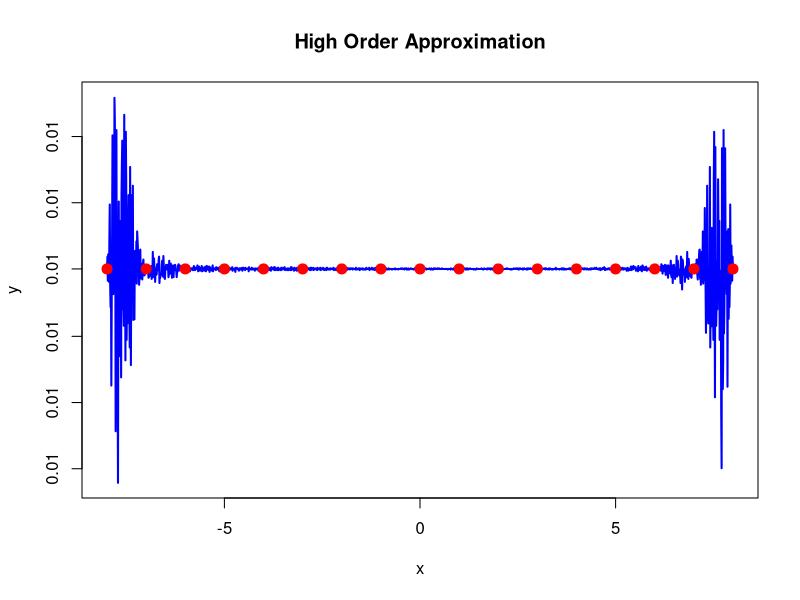
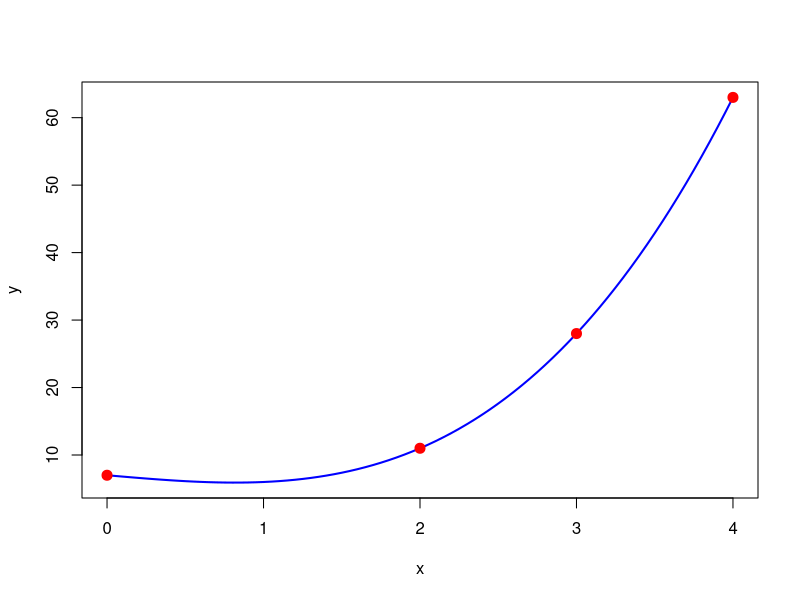
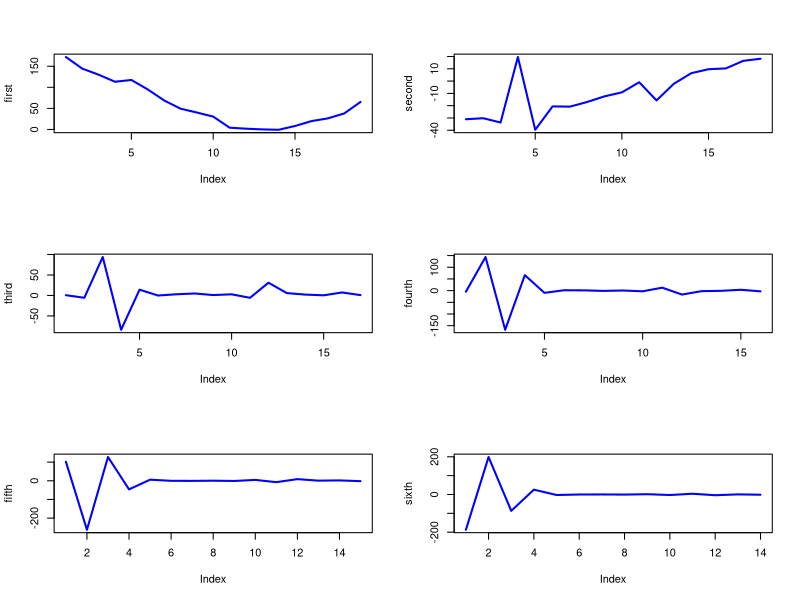
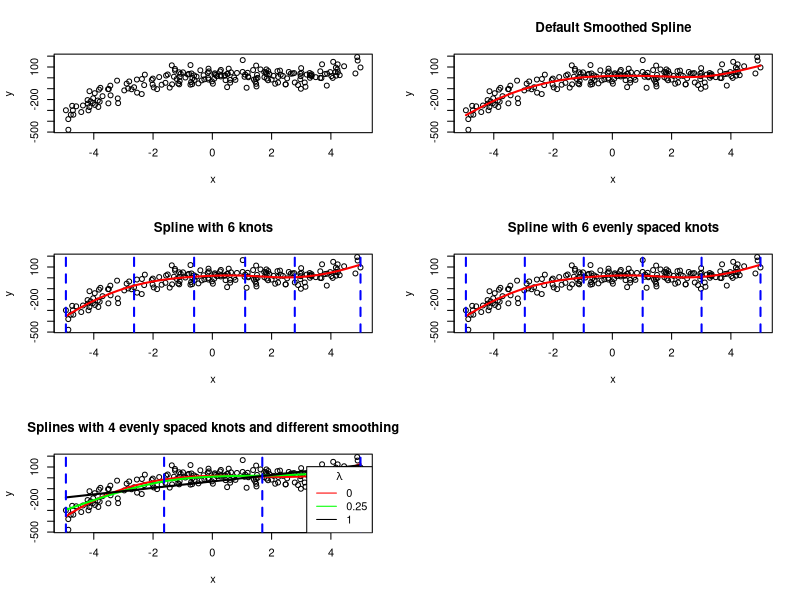

These charts were generated, in order, by the following R code:
## ---- chunk 1

#z is the point to evaluate at
#x is the x data
#y is the y data
#i is index of the polynomial, i.e., L_k=L_i
Lk <- function(z, x, y){
  sub <- rep(NA, length(x))
  for(i in seq_along(sub)) sub[i]  <- y[i]*prod(z - x[-i]) / prod(x[i] - x[-i])
  sum(sub)
}

#v are values to evaluate the polynomial at
#x and y are the data
lagrange  <- function(v,x,y){
  if(length(x) != length(y)) return(print("Error: x and y have different lengths."))
  Px <- rep(NA, length(v))
  v <- sort(v)
  for(i in seq_along(v)) Px[i] <- Lk(v[i],x,y)
  out <- matrix(c(v, Px), ncol = 2)
  out
}

### Book Figure 4.12

plot(lagrange(seq(-8,8,by=0.01), sample(-8:8), rep(0.01,17)), type="l", xlab="x", ylab="y", main = "High Order Approximation", lwd = 2, col="blue")
points(-8:8, rep(0.01,17), col="red", cex=2, pch=20)
plot(lagrange(seq(0,4,by=0.05), c(0, 2, 3, 4), c(7, 11, 28, 63)), type = "l", xlab="x", ylab="y", col="blue", lwd=2)
points(c(0, 2, 3, 4), c(7, 11, 28, 63), col="red", cex=2, pch=20)
## ---- chunk 2
# x data
set.seed(19624)
x <- sort(runif(20,-5,5)) #note the sorting
y <- 2*x^3 - 5*x^2 + x + 5

# y with (small) noise
y.noise <- y + rnorm(20,0,0.2)
## ---- chunk 3
first <- diff(y)/diff(x)
second <- diff(first)/diff(x,lag=2)
third <- diff(second)/diff(x,lag=3)
fourth <- diff(third)/diff(x,lag=4)

data.frame(first, second = c(0,second), third = c(0,0,third), fourth = c(0,0,0,fourth))
## ---- chunk 4
first <- diff(y.noise)/diff(x)
second <- diff(first)/diff(x,lag=2)
third <- diff(second)/diff(x,lag=3)
fourth <- diff(third)/diff(x,lag=4)

data.frame(first, second = c(0,second), third = c(0,0,third), fourth = c(0,0,0,fourth))
## ---- chunk 5
fifth <- diff(fourth)/diff(x,lag=5)
sixth<- diff(fifth)/diff(x,lag=6)
seventh<- diff(sixth)/diff(x,lag=7)
fourth
fifth
sixth
seventh
## ---- chunk 6
par(mfrow = c(3,2))
plot(first, type="l",lwd=2,col="blue")
plot(second, type="l",lwd=2,col="blue")
plot(third, type="l",lwd=2,col="blue")
plot(fourth, type="l",lwd=2,col="blue")
plot(fifth, type="l",lwd=2,col="blue")
plot(sixth, type="l",lwd=2,col="blue")
## ---- chunk 7

set.seed(8652)
x <- sort(runif(200,-5,5)) #note the sorting
y <- 2*x^3 - 5*x^2 + x + 5

# y with (small) noise
y.noise <- y + rnorm(200,0,50)

plot(x, y.noise, ylab="y")
## ---- chunk 8
s1 <- smooth.spline(x,y.noise)
m1 <- predict(s1, x)

plot(x, y.noise, ylab="y", main = "Default Smoothed Spline")
points(m1, col="red", type="l", lwd = 2)
## ---- chunk 9
s1$spar #how much smothing was done?
s1$fit$knot #see how many knots and where, note these are scaled between xmin and xmax
## ---- chunk 10
s2 <- smooth.spline(x,y.noise, nknots = 6, spar = 0.1)
m2 <- predict(s2, x)

plot(x, y.noise, ylab="y", main="Spline with 6 knots")
points(m2, col="red", type="l", lwd = 2)
abline(v = unique(s2$fit$knot) * diff(range(x)) + min(x), col="blue", lty = 2, lwd = 2)
## ---- chunk 11
table(cut(x, unique(s2$fit$knot) * diff(range(x)) + min(x), include.lowest=T))
## ---- chunk 12
s3 <- smooth.spline(x,y.noise, all.knots = seq(0,1,length=6), spar = 0.1)
m3 <- predict(s3, x)

plot(x, y.noise, ylab="y", main="Spline with 6 evenly spaced knots")
points(m3, col="red", type="l", lwd = 2)
abline(v = unique(s3$fit$knot) * diff(range(x)) + min(x), col="blue", lty = 2, lwd = 2)
## ---- chunk 13
s4 <- smooth.spline(x,y.noise, all.knots = seq(0,1,length=4), spar = 0)
m4 <- predict(s4, x)

s5 <- smooth.spline(x,y.noise, all.knots = seq(0,1,length=4), spar = 0.25)
m5 <- predict(s5, x)

s6 <- smooth.spline(x,y.noise, all.knots = seq(0,1,length=4), spar = 1)
m6 <- predict(s6, x)

plot(x, y.noise, ylab="y", main="Splines with 4 evenly spaced knots and different smoothing")
points(m4, col="red", type="l", lwd = 2)
points(m5, col="green", type="l", lwd = 2)
points(m6, type="l",lwd=2)
abline(v = unique(s4$fit$knot) * diff(range(x)) + min(x), col="blue", lty = 2, lwd = 2)
legend("bottomright", legend = c("0", "0.25", "1"), lty = 1, col = c("red","green","black"), title = expression(lambda))
